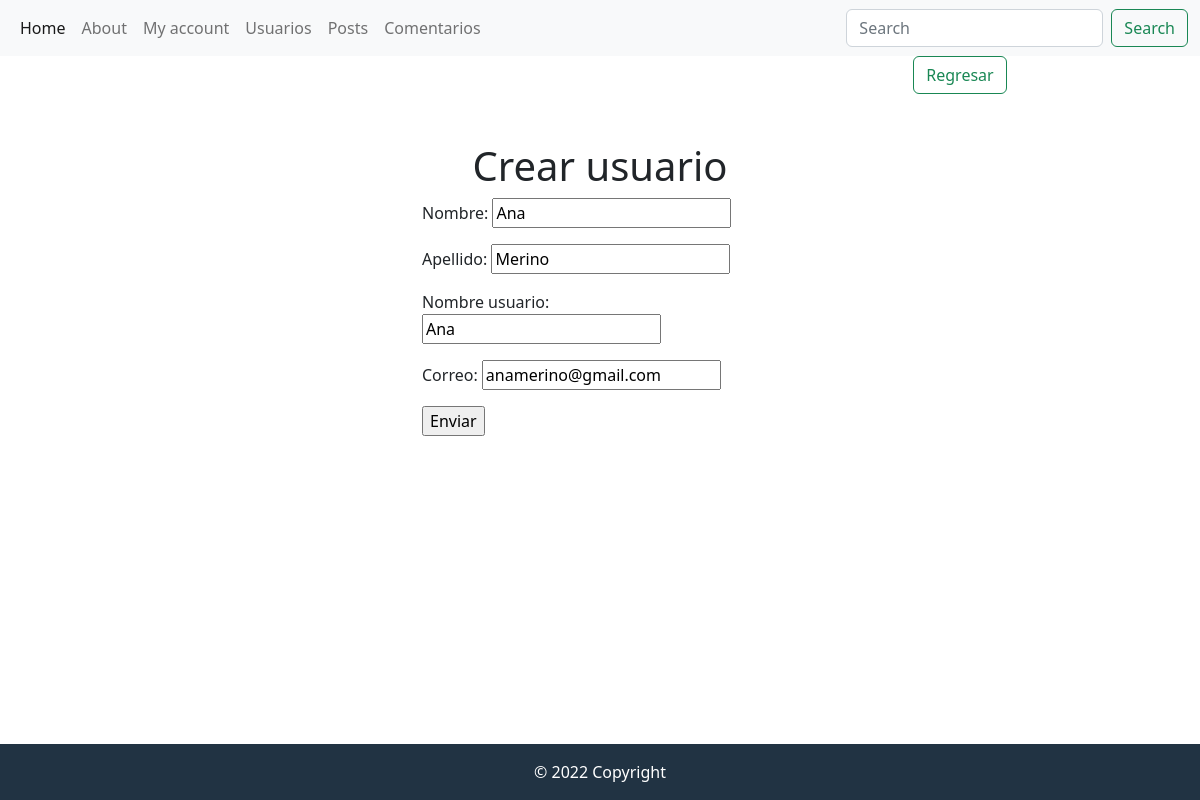
/blog/editar_usuario/5/, run on the app's committed database.
### app_blog/models.py (models this page shows, shortened)
class Usuario(models.Model):
    nombre = models.CharField(max_length=100)
    apellido = models.CharField(max_length=100)
    nombre_usuario = models.CharField(max_length=100)
    correo = models.EmailField()
    fecha_creacion = models.DateField(auto_now_add=True)

### app_blog/views.py (the view)
# urls.py: path('editar_usuario/<int:id>/', views.editar_usuario, name="editar_usuario"),
def editar_usuario(request, id):
    usuario = Usuario.objects.get(id=id)
    if request.method == 'POST':
        formulario = UsuarioFormulario(request.POST)
        if formulario.is_valid():
            data = formulario.cleaned_data
            usuario.nombre = data['nombre']
            usuario.apellido = data['apellido']
            usuario.nombre_usuario = data['nombre_usuario']
            usuario.correo = data['correo']
            usuario.save()
            return redirect(reverse('usuario'))
    else:
        inicial = {
            'nombre': usuario.nombre,
            'apellido': usuario.apellido,
            'nombre_usuario': usuario.nombre_usuario,
            'correo': usuario.correo,
        }
        formulario = UsuarioFormulario(initial=inicial)
    return render(request, "app_blog/crear_usuario.html", {"formulario": formulario})

### app_blog/forms.py
class UsuarioFormulario(forms.Form):
    nombre = forms.CharField(max_length=100)
    apellido = forms.CharField(max_length=100)
    nombre_usuario = forms.CharField(max_length=100)
    correo = forms.EmailField()

### app_blog/templates/app_blog/crear_usuario.html (shortened to what this page needs)
{% extends 'base.html' %}
{% load static %}
{% block changing_content %}
    <div class="row">
        <div class="row justify-content-end">
            <div class="col-4 text-center">
                <a class="btn btn-outline-success" href="{% url 'home' %}" role="button">Regresar</a>
            </div>
        </div>
    </div>
    <div class="row">
        <div class="col-md-4 offset-md-4">
            <div class="text-center pt-5">
                <h1> Crear usuario</h1>
            </div>
            <form method="post">
                <div class="mb-3">
                    {{ formulario.as_p }}
                </div>
                <input type="submit" value="Enviar" />
            </form>
        </div>
    </div>
{% endblock changing_content %}

### app_blog/templates/app_blog/base.html (style rules this page uses)
html { min-height: 100%; position: relative; }
body { margin: 0; margin-bottom: 30px; }

### data on the page
Usuario: nombre "Ana", apellido "Merino", nombre_usuario "Ana", correo "anamerino@gmail.com"
